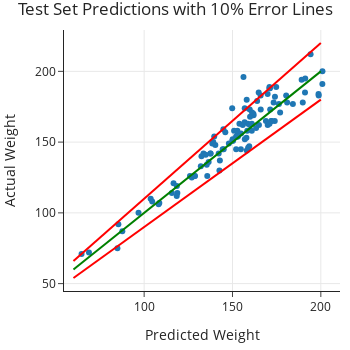

This figure's notebook cell:
### Markdown cell above
Remember that positive relative error means underestimating weight, which is not as critical as overestimating weight. From this residual plot, we see that
all but six of the test set weights are within 10% of the predictions, 
and five of the six errors that exceed 10% err on the side of underestimation.
This makes sense given that our loss function penalized overestimation more. The scatter plot below shows the actual and predicted values along with lines marking 10% error.

### Code cell
fig = px.scatter(y=y_test, x=y_pred_test, 
                 title="Test Set Predictions with 10% Error Lines",
                 width=350, height=350)

fig.add_trace(go.Scatter(x=[60, 200], y=[60, 200], name='0% error',
                         mode='lines',
                         marker=dict(color='green')))
fig.add_trace(go.Scatter(x=[60, 200], y=[66, 220], name='10% error',
                         mode='lines',
                         marker=dict(color='red')))
fig.add_trace(go.Scatter(x=[60, 200], y=[54, 180], name='-10% error',
                         mode='lines',
                         marker=dict(color='red')))

fig.update_layout(showlegend=False)
xlabel(fig, "Predicted Weight")
ylabel(fig, "Actual Weight")
margin(fig, t=30)

### Figure 1 — Plotly figure (JSON) as saved in the notebook; plotly's stock layout.template omitted (floating-point values rounded to 4 significant figures)
{"data": [{"hovertemplate": "x=%{x}<br>y=%{y}<extra></extra>", "legendgroup": "", "marker": {"color": "#1F77B4", "symbol": "circle"}, "mode": "markers", "name": "", "orientation": "v", "showlegend": false, "type": "scatter", "x": [165.9, 157.0, 140.3, 153.1, 169.9, 189.1, 137.6, 161.8, 171.3, 168.9, 152.8, 165.0, 191.2, 189.8, 150.1, 153.9, 145.9, 145.0, 132.4, 170.9, 171.2, 139.7, 84.87, 159.9, 115.7, 118.8, 154.7, 172.0, 127.0, 155.8, 136.5, 96.82, 164.0, 125.9, 64.57, 198.8, 149.9, 158.4, 87.66, 184.2, 116.6, 149.8, 157.9, 159.5, 198.7, 161.9, 172.0, 144.4, 108.2, 128.8, 200.9, 142.9, 118.4, 163.4, 159.8, 180.4, 158.8, 85.41, 139.1, 174.7, 177.0, 135.7, 137.5, 150.3, 142.6, 194.2, 156.9, 160.0, 133.6, 200.9, 180.9, 160.9, 144.8, 156.9, 161.1, 158.1, 118.5, 174.0, 191.0, 103.7, 164.8, 170.9, 68.77, 128.5, 166.0, 134.9, 152.1, 142.2, 132.1, 173.3, 158.7, 138.6, 154.8, 160.9, 173.9, 169.9, 108.6, 158.0, 153.0, 135.4, 156.2, 152.0, 104.6, 153.0, 150.9, 148.0, 170.9, 176.3], "xaxis": "x", "y": [183, 152, 148, 156, 162, 194, 142, 170, 173, 165, 158, 162, 195, 178, 152, 163, 157, 145, 140, 189, 188, 154, 75, 162, 114, 114, 145, 165, 125, 162, 136, 100, 179, 126, 71, 183, 151, 158, 87, 177, 121, 174, 153, 147, 184, 169, 165, 145, 106, 126, 200, 137, 112, 160, 173, 183, 146, 92, 150, 189, 171, 126, 142, 151, 130, 212, 164, 168, 142, 191, 178, 158, 159, 174, 171, 144, 119, 182, 185, 110, 185, 188, 72, 126, 173, 141, 145, 142, 133, 178, 163, 149, 156, 163, 165, 184, 107, 180, 154, 134, 196, 154, 108, 154, 158, 149, 163, 177], "yaxis": "y"}, {"marker": {"color": "green"}, "mode": "lines", "name": "0% error", "type": "scatter", "x": [60, 200], "y": [60, 200]}, {"marker": {"color": "red"}, "mode": "lines", "name": "10% error", "type": "scatter", "x": [60, 200], "y": [66, 220]}, {"marker": {"color": "red"}, "mode": "lines", "name": "-10% error", "type": "scatter", "x": [60, 200], "y": [54, 180]}], "layout": {"height": 350, "legend": {"tracegroupgap": 0}, "margin": {"t": 30}, "showlegend": false, "title": {"text": "Test Set Predictions with 10% Error Lines"}, "width": 350, "xaxis": {"anchor": "y", "autorange": true, "domain": [0, 1], "range": [54.64, 210.8], "title": {"text": "Predicted Weight"}, "type": "linear"}, "yaxis": {"anchor": "x", "autorange": true, "domain": [0, 1], "range": [44.78, 229.2], "title": {"text": "Actual Weight"}, "type": "linear"}}}
